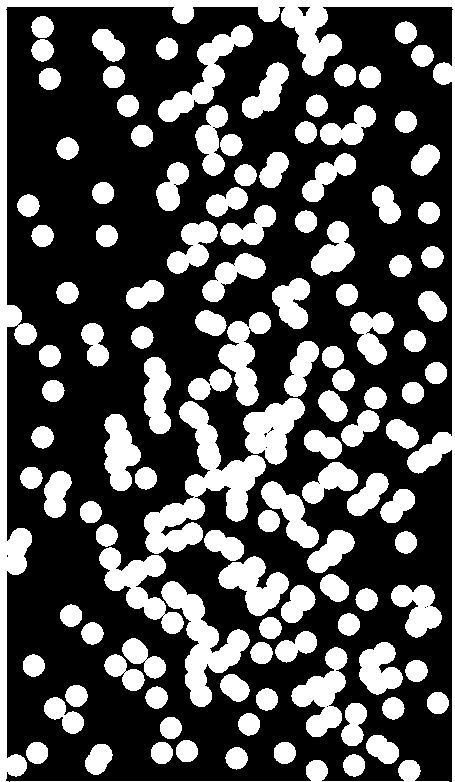
#> input picture images/bubbles_on_black_background.bmp, 455 x 782 px
$ python 09-03.py
#> lines starting #> are read from the running program, lines starting #| are printed output that depends on the picture; after the words box and inside, x2 and y2 are one past the last pixel; in counts of white or black regions, pixels touching at a corner belong together
#> `image = cv.imread('../../images/bubbles_on_black_background.bmp', cv.I..`: image: shape (782, 455); 32.1% white; 121 white regions, largest, box (x1, y1, x2, y2) and area: (0, 0, 455, 782) 17056, (144, 401, 266, 554) 6177, (161, 581, 250, 707) 3865
"""
Copyright (C) 2025 Fu Tszkok

:module: Project 09-03
:function: Connected Components [Multiple Uses]
:author: Fu Tszkok
:date: 2025-09-23
:license: AGPLv3 + Additional Restrictions (Non-Commercial Use)

This code is licensed under GNU Affero General Public License v3 (AGPLv3) with additional terms.
- Commercial use prohibited (including but not limited to sale, integration into commercial products)
- Academic use requires clear attribution in code comments or documentation

Full AGPLv3 text available in LICENSE file or at <https://www.gnu.org/licenses/agpl-3.0.html>
"""

import cv2 as cv
import matplotlib.pyplot as plt

from set_operations import *


def find_root(equivalences, label):
    """Finds the root of a label in the Union-Find data structure with path compression.
    :param equivalences: A list or array representing the parent pointers of labels.
    :param label: The label whose root needs to be found.
    :return: The root label.
    """
    while equivalences[label] != label:
        # Path compression: make each node point to its grandparent.
        equivalences[label] = equivalences[equivalences[label]]
        label = equivalences[label]
    return label


def extract_connected_components(binary_image, connectivity=8):
    """Performs connected component labeling on a binary image using a two-pass algorithm.
    :param binary_image: The input binary image (0 for background, >0 for foreground).
    :param connectivity: The type of connectivity to consider (4 or 8). Default is 8.
    :return: A tuple containing the labeled image and the total count of components.
    """
#> called with connectivity = 8
    # Ensure the image is in a binary format (0 or 1).
    binary_image = (binary_image > 0).astype(np.uint8)
    h, w = binary_image.shape
#> h = 782; w = 455
    # Initialize an image to store the labels.
    labeled_image = np.zeros_like(binary_image, dtype=np.int32)
    next_label = 1

    # Initialize the equivalence list for the Union-Find algorithm.
    # The list maps a label to its root.
    equivalences = [0]

    # Pass 1: Labeling and Equivalence Recording
    for r in range(h):
        for c in range(w):
            if binary_image[r, c] == 1:
                neighbors = []
                # Check for labeled neighbors based on the connectivity (4 or 8).
                if r > 0:
                    if labeled_image[r - 1, c] != 0: neighbors.append(labeled_image[r - 1, c])
                    if connectivity == 8:
                        if c > 0 and labeled_image[r - 1, c - 1] != 0: neighbors.append(labeled_image[r - 1, c - 1])
                        if c < w - 1 and labeled_image[r - 1, c + 1] != 0: neighbors.append(labeled_image[r - 1, c + 1])
                if c > 0 and labeled_image[r, c - 1] != 0: neighbors.append(labeled_image[r, c - 1])

                if not neighbors:
                    # If no labeled neighbors, assign a new unique label.
                    labeled_image[r, c] = next_label
                    equivalences.append(next_label)
                    next_label += 1
                else:
                    # If neighbors exist, assign the minimum label to the current pixel.
                    min_label = min(neighbors)
                    labeled_image[r, c] = min_label

                    # Record equivalences: union the sets of all neighboring labels.
                    for label in neighbors:
                        root_min = find_root(equivalences, min_label)
                        root_current = find_root(equivalences, label)
                        if root_min != root_current:
                            equivalences[root_current] = root_min
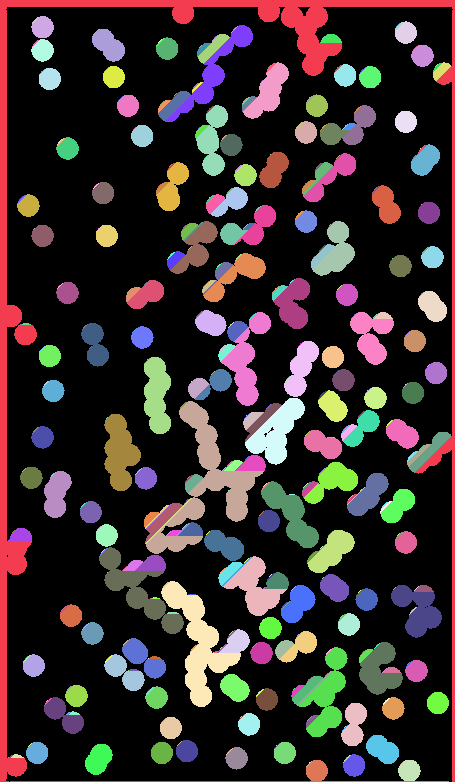
#> labeled_image: shape (782, 455) int32; 522 distinct labels, from 0 to 521; one colour per label, 0 black
#> after the loop, next_label = 522

    # Pass 2: Equivalence Resolution and Final Labeling
    final_labels = {}
    component_count = 0
    for r in range(h):
        for c in range(w):
            label = labeled_image[r, c]
            if label > 0:
                # Find the root of the current pixel's label.
                root_label = find_root(equivalences, label)

                # Assign a new, unique label for each distinct root.
                if root_label not in final_labels:
                    component_count += 1
                    final_labels[root_label] = component_count

                # Update the pixel's label with its final, resolved label.
                labeled_image[r, c] = final_labels[root_label]
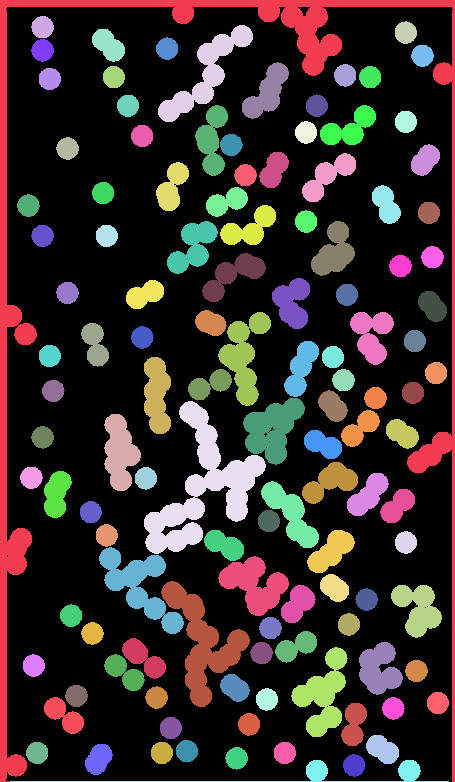
#> labeled_image: shape (782, 455) int32; 122 distinct labels, from 0 to 121; one colour per label, 0 black
#> after the loop, component_count = 121

    return labeled_image, component_count


# Load the image, apply a Gaussian blur for pre-processing, and convert to binary.
image = cv.imread('../../images/bubbles_on_black_background.bmp', cv.IMREAD_GRAYSCALE)
_, binary_image = cv.threshold(image, 138, 255, cv.THRESH_BINARY)
plt.axis('off')
plt.imshow(binary_image, cmap='gray')
plt.title('Original Binary Image')
plt.show()

# Perform connected component labeling.
labeled_image, component_label = extract_connected_components(binary_image)
#> component_label = 121
print("The number of connected components is: ", component_label)
#| The number of connected components is:  121
plt.axis('off')
# Display the labeled image. Each component (unique label) will have a distinct shade of gray.
plt.imshow(labeled_image, cmap='gray')
plt.title('Connected Components')
plt.show()
